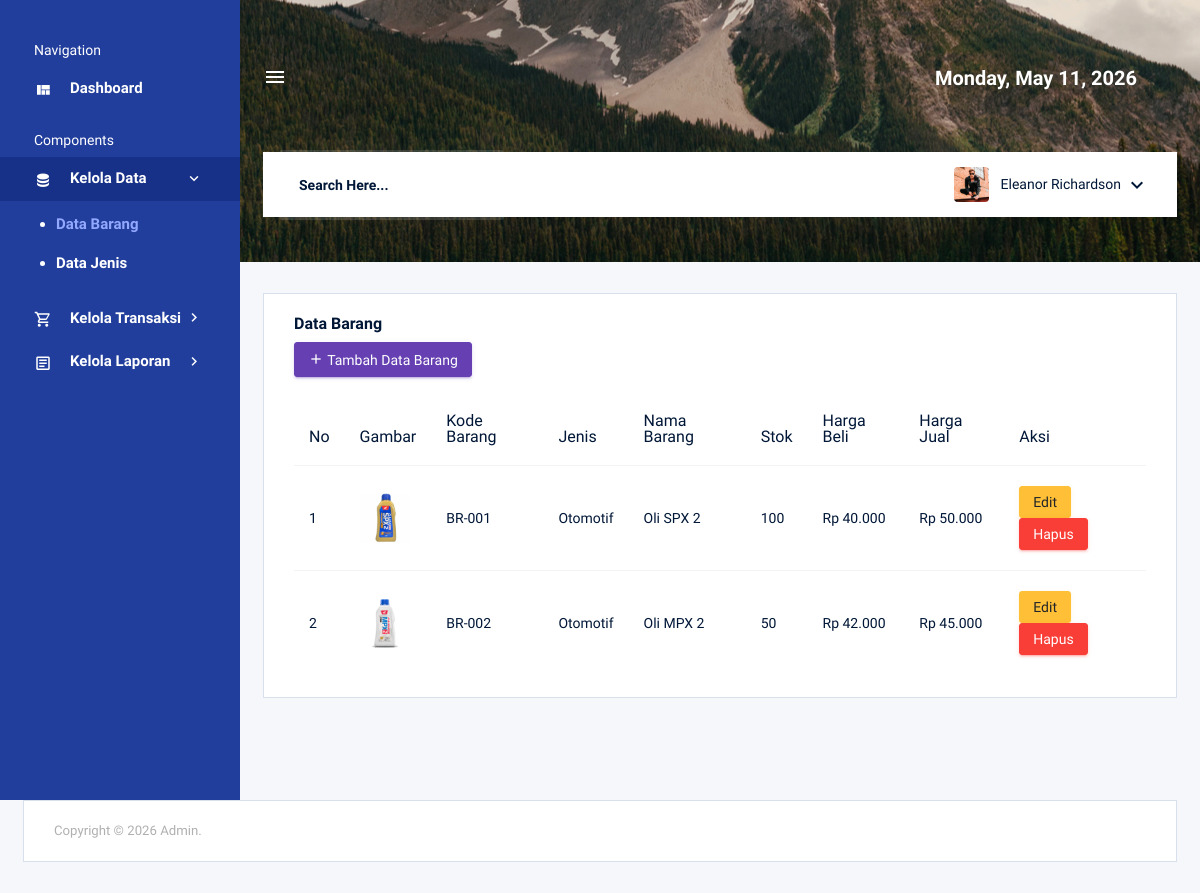
/admin/data_barang.php (signed in), run on an earlier commit of the app's database.
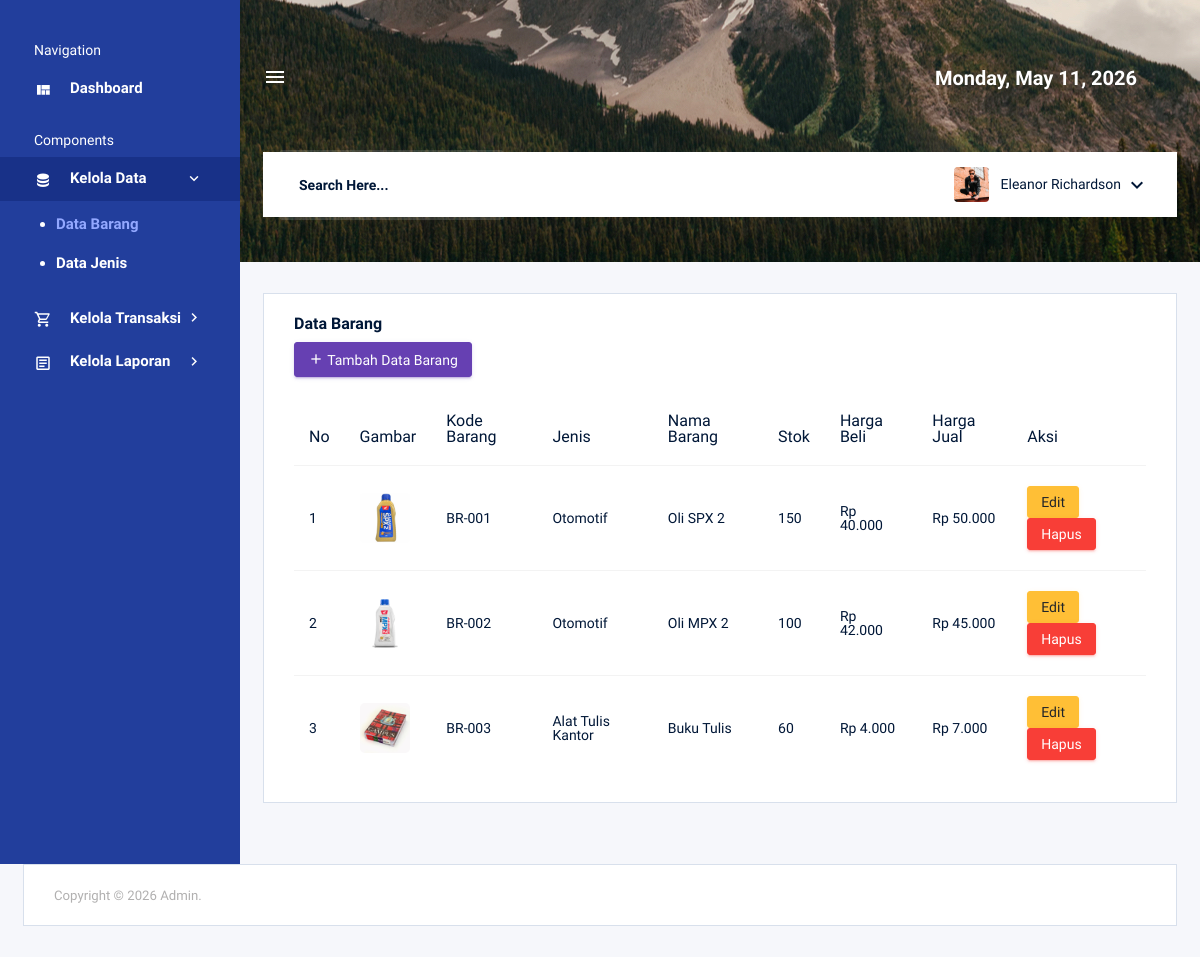
And on a later commit of the database.
### tables this page shows
CREATE TABLE `tb_barang` (
  `kd_barang` varchar(100) NOT NULL,
  `kode_jenis` varchar(20) DEFAULT NULL,
  `nama_barang` varchar(255) DEFAULT NULL,
  `stok` int(11) DEFAULT NULL,
  `harga_beli` int(11) DEFAULT NULL,
  `harga_jual` int(11) DEFAULT NULL,
  `gambar_produk` text DEFAULT NULL
);

CREATE TABLE `tb_jenis` (
  `kode_jenis` varchar(20) NOT NULL,
  `jenis` varchar(50) DEFAULT NULL,
  `satuan` varchar(30) DEFAULT NULL
);

### admin/data_barang.php (the view, shortened to what the changed rows need)
<?php
include '../koneksi.php';
?>
<!DOCTYPE html>
<html lang="en">
<?php include 'elements/header.php'; ?>
<body>
    <div class="container-scroller d-flex">
        <div class="container-fluid page-body-wrapper">
            <?php include 'elements/navbar.php'; ?>
            <div class="main-panel">
                <div class="content-wrapper">
                    <div class="row">
                        <div class="col-lg-12 grid-margin stretch-card">
                            <div class="card">
                                <div class="card-body">
                                    <div class="table-responsive">
                                        <table class="table table-hover">
                                            <thead>
                                                <tr>
                                                    <th>No</th>
                                                    <th>Gambar</th>
                                                    <th>Kode Barang</th>
                                                    <th>Jenis</th>
                                                    <th>Nama Barang</th>
                                                    <th>Stok</th>
                                                    <th>Harga Beli</th>
                                                    <th>Harga Jual</th>
                                                    <th>Aksi</th>
                                                </tr>
                                            </thead>
                                            <tbody>
                                                <?php
                                                $query = mysqli_query($koneksi, "SELECT tb_barang.*, tb_jenis.jenis FROM tb_barang LEFT JOIN tb_jenis ON tb_barang.kode_jenis = tb_jenis.kode_jenis ORDER BY tb_barang.kd_barang ASC");
                                                $no = 1;
                                                while ($data = mysqli_fetch_array($query)) {
                                                ?>
                                                    <tr>
                                                        <td><?php echo $no++; ?></td>
                                                        <td>
                                                            <?php if ($data['gambar_produk'] != ""): ?>
                                                                <img src="images/<?php echo $data['gambar_produk']; ?>" style="width: 50px; height: 50px; border-radius: 5px; object-fit: cover;" alt="Gambar">
                                                            <?php else: ?>
                                                                <span class="text-muted">No Image</span>
                                                            <?php endif; ?>
                                                        </td>
                                                        <td><?php echo $data['kd_barang']; ?></td>
                                                        <td><?php echo $data['jenis']; ?></td>
                                                        <td><?php echo $data['nama_barang']; ?></td>
                                                        <td><?php echo $data['stok']; ?></td>
                                                        <td>Rp <?php echo number_format($data['harga_beli'], 0, ',', '.'); ?></td>
                                                        <td>Rp <?php echo number_format($data['harga_jual'], 0, ',', '.'); ?></td>
                                                        <td>
                                                            <a href="edit_barang.php?id=<?php echo $data['kd_barang']; ?>" class="btn btn-sm btn-warning">Edit</a>
                                                            <a href="hapus_barang.php?id=<?php echo $data['kd_barang']; ?>"
                                                                class="btn btn-sm btn-danger btn-hapus"
                                                                data-id="<?php echo $data['kd_barang']; ?>"
                                                                data-nama="<?php echo $data['nama_barang']; ?>">
                                                                Hapus
                                                            </a>
                                                        </td>
                                                    </tr>
                                                <?php } ?>
                                            </tbody>
                                        </table>
                                    </div>
                                </div>
                            </div>
                        </div>
                    </div>
                </div>
            </div>
        </div>
    </div>
</body>
</html>

What changed in the data, as far as the page shows it:
changed tb_barang "BR-001": stok "100" → "150"
changed tb_barang "BR-002": stok "50" → "100"
added tb_barang: gambar_produk (picture), kd_barang "BR-003", kode_jenis.jenis "Alat Tulis Kantor", nama_barang "Buku Tulis", stok "60", harga_beli "4.000", harga_jual "7.000"
